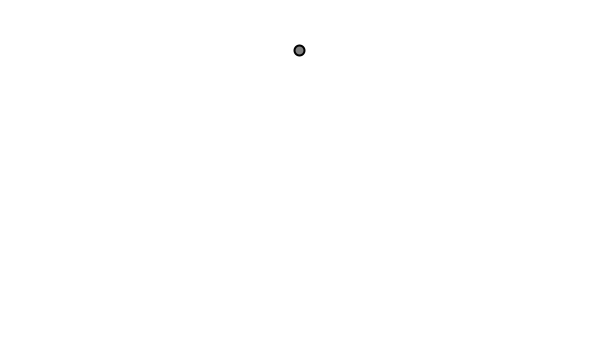
Frame 1 (no input)
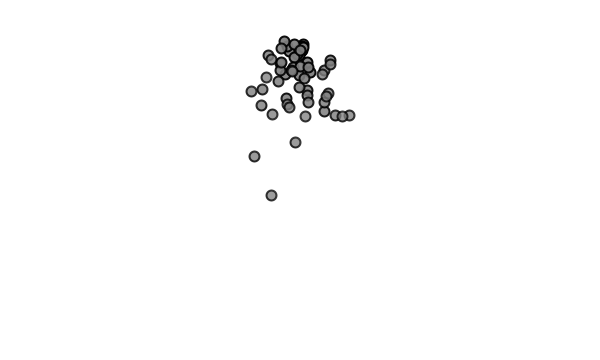
Frame 60 (the mouse pressed at the canvas centre just before this capture)
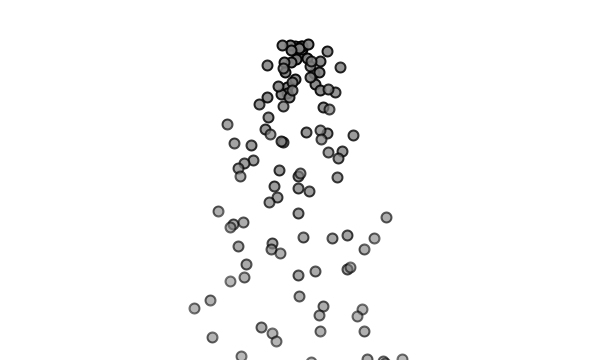
Frame 120 (the mouse held since frame 60 and released just before this capture)

The Processing sketch that drew these frames (run headless with seeded random() and noise(); from frame 60 on, the mouse is pressed at the canvas centre):

// Processing sketch: Forces
// ── Forces.pde
ParticleSystem ps;


void setup() {
   size(600,360);
   ps = new ParticleSystem() ;

}

void draw() {
  background(255);
  
  PVector gravity = new PVector(0,0.05);
  ps.applyForce(gravity);
  
  
  if(mousePressed) {
  float p = map(mouseX, 0, width,-0.1,0.1);
  println(p);
  PVector wind = new PVector(p,0);
  ps.applyForce(wind);
  } 
  ps.addParticle();
  ps.run();
  
}

// ── Particle.pde
class Particle {
  PVector position;
  PVector velocity;
  PVector acceleration;
  float lifespan;


  Particle() {
    acceleration = new PVector(0, 0.05);
    velocity = new PVector(random(-1, 1), random(-1, 1));
    position = new PVector(width/2, 50);
    lifespan = 255.0;
  }

  void run() {
    update();
    display();
  }

  void update() {
    velocity.add(acceleration);
    position.add(velocity);
    acceleration.mult(0);
    lifespan -= 1.0;
  }

  void display() {
    stroke(0, lifespan);
    strokeWeight(2);
    fill(127, lifespan);
    ellipse(position.x, position.y, 10, 10);
  }


  void applyForce(PVector force) {
    acceleration.add(force);
  
  }
  boolean isDead() {
    if (lifespan <= 0.0) {
      return true;
    } else {
      return false;
    }
  }
}

// ── ParticleSystemClass.pde
class ParticleSystem {
  ArrayList<Particle> particles;

  ParticleSystem() {
    particles = new ArrayList<Particle>();
  }


  void addParticle() {
    float r = random(1);
    if (r < 0.4) {
    particles.add(new Particle());}
    else {
      particles.add(new Particle());
    }
  }
  
  void applyForce( PVector force) {
    for(Particle p : particles) {
      p.applyForce(force);
    }
  }
  void run() {
    for (int i = particles.size()-1; i >= 0; i-- ) {
      Particle p = particles.get(i);
      p.run();
      if (p.isDead()) {
        particles.remove(i);
      }
    }
  }
}
